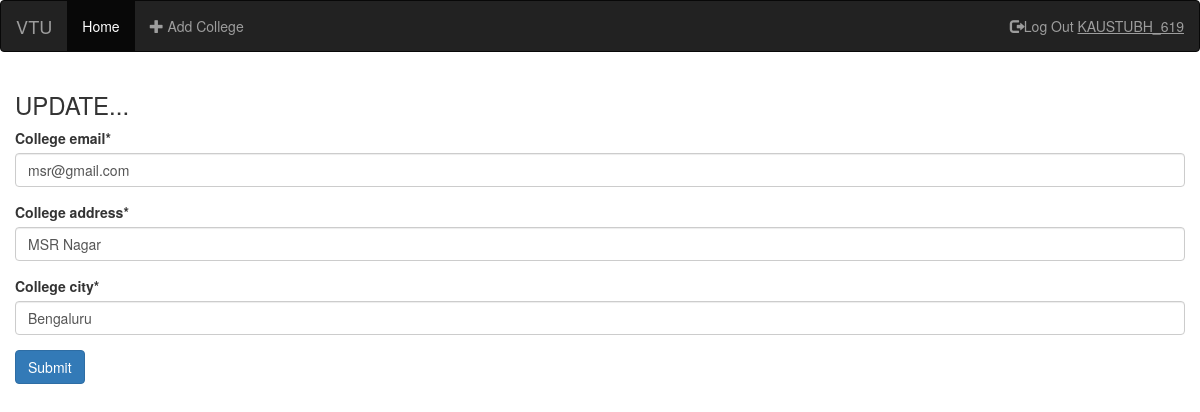
/crud/update?id=6 (signed in), run on the app's committed database.
### formExample/models.py (models this page shows, shortened)
class College(models.Model):
    college_name = models.CharField(max_length=100, unique=True)
    college_email = models.EmailField(unique=True)
    college_address = models.CharField(max_length=250)
    college_city = models.CharField(max_length=100)
    class Meta:
        db_table = 'college'

### crud/views.py (the view, shortened to what this page needs)
@login_required(login_url='login')
def update(request):
    id = request.GET['id']
    data = College.objects.get(id=id)
    form = CollegeForm(instance=data)
    return render(request, 'crud/update.html', {'form': form})

### crud/forms.py
class CollegeForm(forms.ModelForm):
    class Meta:
        model = College
        fields = ('college_email', 'college_address', 'college_city')

### crud/templates/crud/update.html (shortened to what this page needs)
{% extends "layout.html" %}
{% block content %}
{% load crispy_forms_tags %}
<h3>UPDATE...</h3>
<form action="" method="post" novalidate> {% csrf_token %}
    {{ form|crispy }}
    <input type="submit" value="Submit" class="btn btn-primary">
</form>
{% endblock %}

### student/templates/layout.html (shortened to what this page needs)
<!DOCTYPE html>
<html lang="en">
<head>
  {% load staticfiles %}
  <link rel="stylesheet" href="https://maxcdn.bootstrapcdn.com/bootstrap/3.3.7/css/bootstrap.min.css">
</head>
<body>
<nav class="navbar navbar-inverse">
  <div class="container-fluid">
    <div class="navbar-header">
      <a class="navbar-brand" href="{% url 'index' %}">VTU</a>
    </div>
    <ul class="nav navbar-nav">
      <li class="active"><a href="{% url 'crudview' %}">Home</a></li>
      <li><a href="{% url 'create' %}"><span class="glyphicon glyphicon-plus"></span> Add College</a></li>
    </ul>
    <ul class="nav navbar-nav navbar-right">
      {% if request.user.username %}
      <li><a href="{% url 'logout' %}"><span class="glyphicon glyphicon-log-out"></span>Log Out
        <u style="text-transform: uppercase;"> {{ request.user.username }}</u></a></li>
      {% else %}
      <li><a href="{% url 'login' %}"><span class="glyphicon glyphicon-log-in"></span> Log In</a></li>
      <li><a href="{% url 'registration' %}"><span class="glyphicon glyphicon-edit"></span> Sign Up</a></li>
      {% endif %}
    </ul>
  </div>
</nav>
<div class="container-fluid">
    {% block content %}
    {% endblock %}
</div>
</body>
</html>

### data on the page
College: college_email "msr@gmail.com", college_address "MSR Nagar", college_city "Bengaluru"

### other printed values
{{ request.user.username }} "KAUSTUBH_619"
